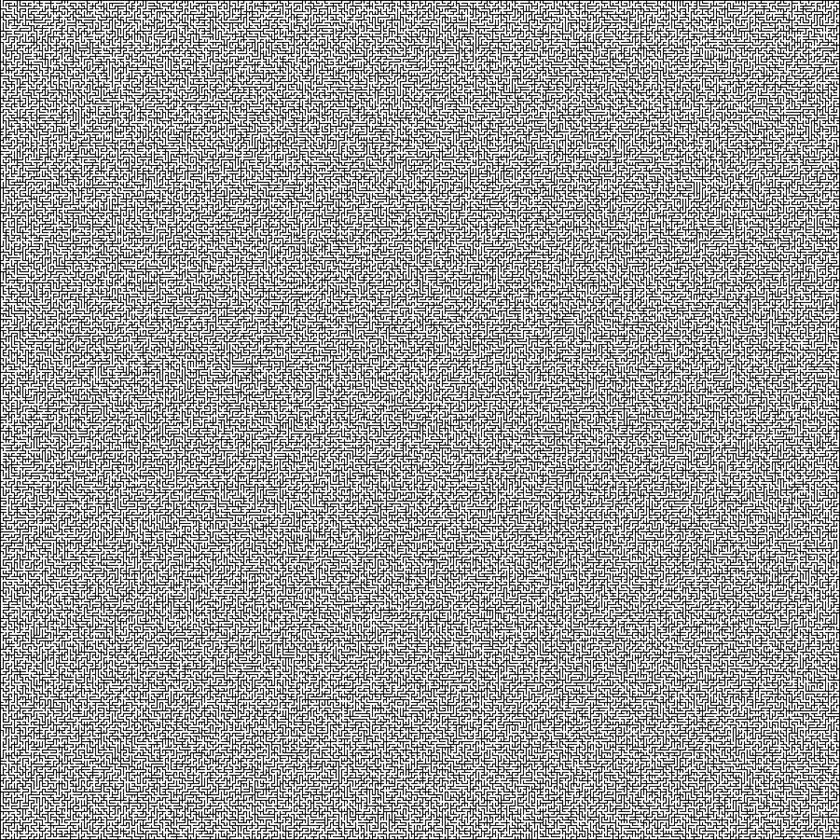
#> input picture mazes/maze_small.png, 840 x 840 px, shrunk from 1802 x 1802 before the run
$ python examples.py
#> lines starting #> are read from the running program, lines starting #| are printed output that depends on the picture
import cv2
import numpy as np

import pyastar

from time import time
from os.path import basename, join, splitext

# input/output files
MAZE_FPATH = join('mazes', 'maze_small.png')
#MAZE_FPATH = join('mazes', 'maze_large.png')
OUTP_FPATH = join('solns', '%s_soln.png' % splitext(basename(MAZE_FPATH))[0])


def main():
    maze = cv2.imread(MAZE_FPATH)
#> maze is the input picture: shape (840, 840, 3); min 0, max 255, mean 161.8
    if maze is None:
        print('no file found: %s' % (MAZE_FPATH))
        return
    else:
        print('loaded maze of shape %r' % (maze.shape[0:2],))
#| loaded maze of shape (840, 840)

    grid = cv2.cvtColor(maze, cv2.COLOR_BGR2GRAY).astype(np.float32)
    grid[grid == 0] = np.inf
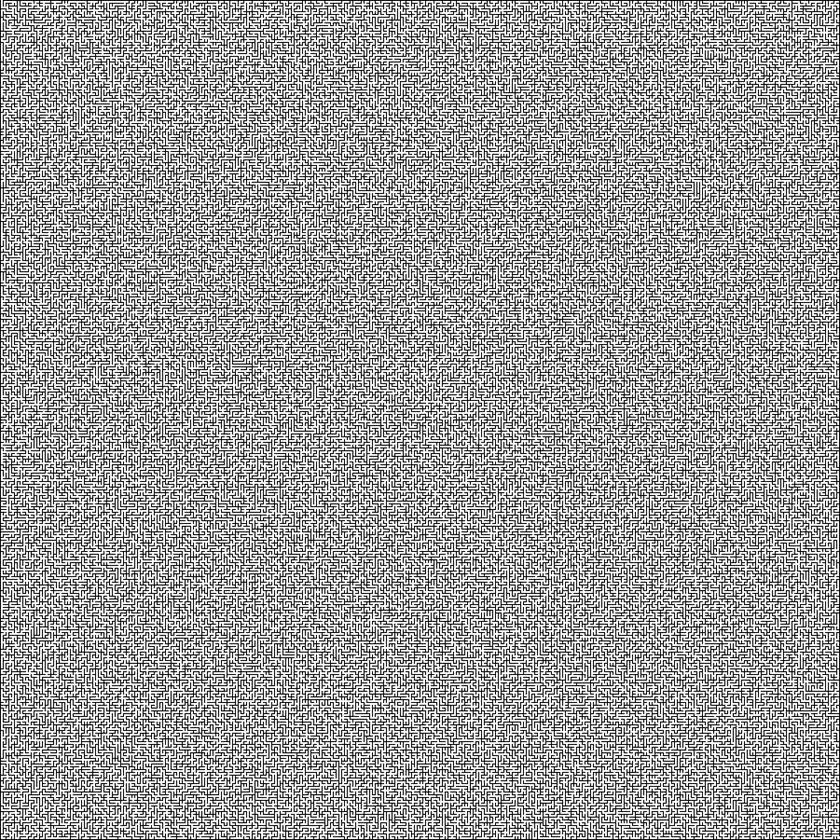
#> grid: shape (840, 840) float32; 0.16% of the values are NaN or infinite; the others: min 1, max 255, mean 162.1; drawn with min black, max white, NaN and infinite black
    grid[grid == 255] = 1
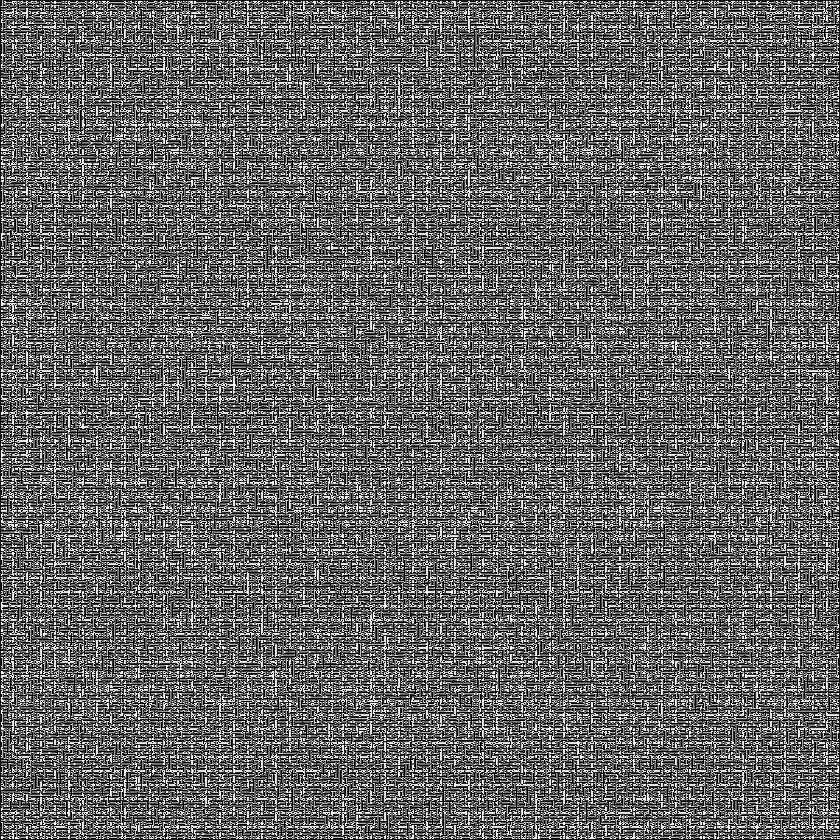
#> grid: shape (840, 840) float32; 0.16% of the values are NaN or infinite; the others: min 1, max 254, mean 101.5; drawn with min black, max white, NaN and infinite black

    assert grid.min() == 1, 'cost of moving must be at least 1'

    # start is the first white block in the top row
    start_j, = np.where(grid[0, :] == 1)
#> start_j = [1]
    start = np.array([0, start_j[0]])
#> start = [0, 1]

    # end is the first white block in the final column
    end_i, = np.where(grid[:, -1] == 1)
#> end_i = [837]
    end = np.array([end_i[0], grid.shape[0] - 1])
#> end = [837, 839]

    t0 = time()
    # set allow_diagonal=True to enable 8-connectivity
    path = pyastar.astar_path(grid, start, end, allow_diagonal=False)
    dur = time() - t0

    if path.shape[0] > 0:
        print('found path of length %d in %.6fs' % (path.shape[0], dur))
        maze[path[:, 0], path[:, 1]] = (0, 0, 255)

        print('plotting path to %s' % (OUTP_FPATH))
        cv2.imwrite(OUTP_FPATH, maze)
    else:
        print('no path found')

    print('done')


if __name__ == '__main__':
    main()
#> (the call stopped at in main, `path = pyastar.astar_path(grid, start, end, allow_diagonal=False)`: pyastar is not available in this run)
